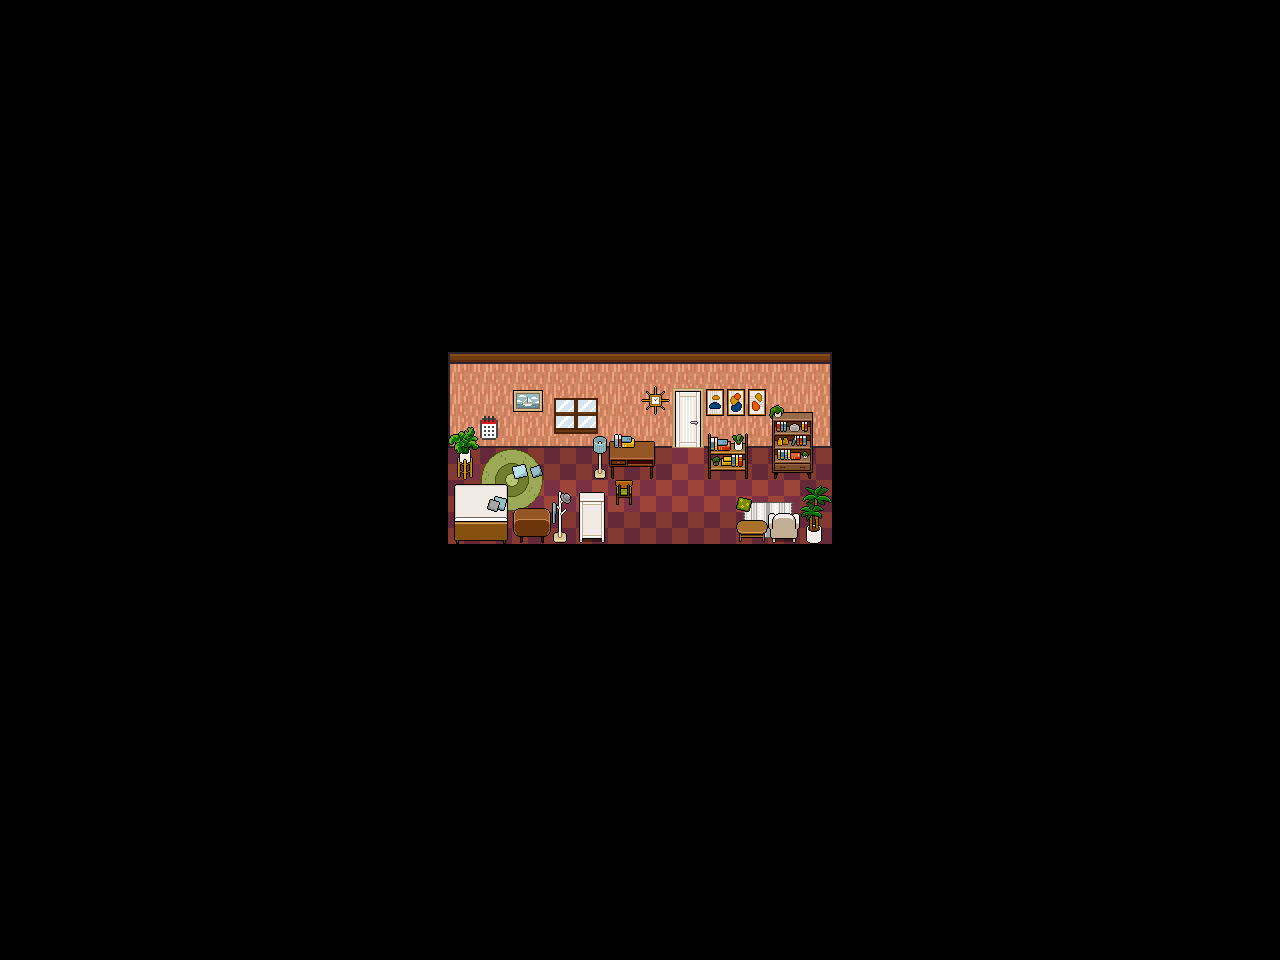

A level layout from a 2D game, rendered from its tile map. Below: a short description, then the map file with tile-grid data replaced by summaries:
An orthogonal 40x30 tile map with 32x32 px tiles, 12 tile layers (background, carpet, hanging pictures, clock, ...), 7 tilesets.

<map version="1.10" tiledversion="1.11.2" orientation="orthogonal" renderorder="right-down" width="40" height="30" tilewidth="32" tileheight="32" infinite="0" nextlayerid="18" nextobjectid="1">
 <tileset firstgid="1" source="Wall_3_32x32.tsx" />
 <tileset firstgid="991" source="Floor_3_32x32.tsx" />
 <tileset firstgid="1981" source="coastal_furnitureset_withshadow.tsx" />
 <tileset firstgid="2149" source="coastal_room_door_tiles.tsx" />
 <tileset firstgid="2365" source="midcentury_modern_furnitureset.tsx" />
 <tileset firstgid="2635" source="Others_1_32x32.tsx" />
 <tileset firstgid="3985" source="Items_1_32x32.tsx" />
 <layer id="1" name="background" width="40" height="30">
  <data>[1200 cells, 72 non-empty, 12 distinct tile ids]</data>
 </layer>
 <layer id="8" name="carpet" width="40" height="30">
  <data>[1200 cells, 8 non-empty, 8 distinct tile ids]</data>
 </layer>
 <layer id="9" name="hanging pictures" width="40" height="30">
  <data>[1200 cells, 3 non-empty, 3 distinct tile ids]</data>
 </layer>
 <layer id="13" name="clock" width="40" height="30">
  <data>[1200 cells, 1 non-empty, 1 distinct tile ids]</data>
 </layer>
 <layer id="16" name="window" width="40" height="30">
  <data>[1200 cells, 0 non-empty, 0 distinct tile ids]</data>
 </layer>
 <layer id="12" name="floor lamp" width="40" height="30">
  <data>[1200 cells, 4 non-empty, 4 distinct tile ids]</data>
 </layer>
 <layer id="11" name="bookshelf" width="40" height="30">
  <data>[1200 cells, 10 non-empty, 10 distinct tile ids]</data>
 </layer>
 <layer id="17" name="foreground_furniture" width="40" height="30">
  <data>[1200 cells, 6 non-empty, 6 distinct tile ids]</data>
 </layer>
 <layer id="5" name="bed" width="40" height="30">
  <data>[1200 cells, 10 non-empty, 10 distinct tile ids]</data>
 </layer>
 <layer id="6" name="door" width="40" height="30">
  <data>[1200 cells, 2 non-empty, 2 distinct tile ids]</data>
 </layer>
 <layer id="7" name="desk" width="40" height="30">
  <data>[1200 cells, 5 non-empty, 5 distinct tile ids]</data>
 </layer>
 <layer id="15" name="decoration" width="40" height="30">
  <data>[1200 cells, 9 non-empty, 9 distinct tile ids]</data>
 </layer>
</map>
